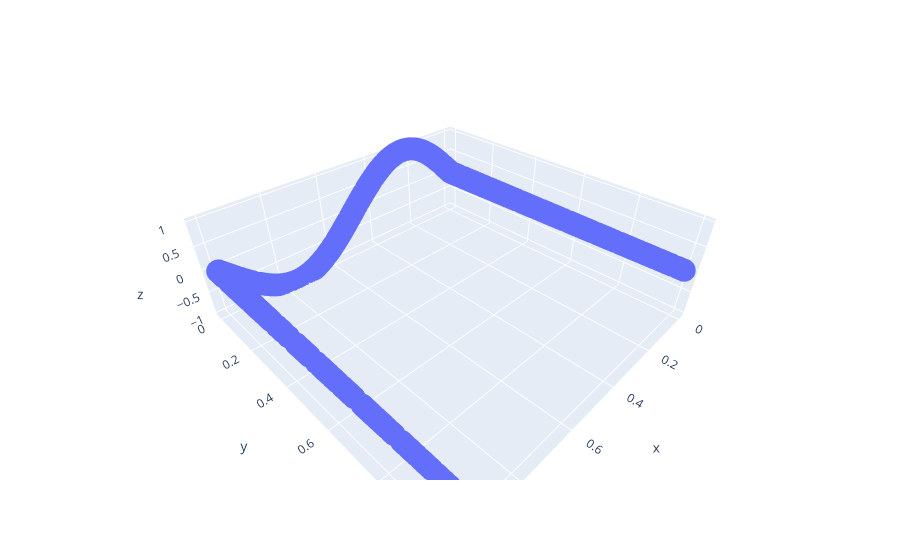

Notebook code for this chart:
### Markdown cell above
E uma vista em perspectiva apenas dos pontos do contorno, para ver se parece correto

### Code cell
# Vista em perspectiva
scatter_3d = px.scatter_3d(x=X_contorno[:,0].flatten(),y=X_contorno[:,1].flatten(),z=Y_contorno.flatten())
fig = go.Figure(scatter_3d)
fig.update_layout(scene=dict(aspectratio=dict(x=1.5, y=1.5, z=0.5)))
fig.show()

### Figure 1 — Plotly figure (JSON) as saved in the notebook; plotly's stock layout.template omitted (floating-point values rounded to 4 significant figures; data arrays with more than 128 entries replaced by an {"elided": "..."} marker saying what was removed)
{"data": [{"hovertemplate": "x=%{x}<br>y=%{y}<br>z=%{z}<extra></extra>", "legendgroup": "", "marker": {"color": "#636efa", "symbol": "circle"}, "mode": "markers", "name": "", "scene": "scene", "showlegend": false, "type": "scatter3d", "x": {"elided": "600 float values"}, "y": {"elided": "600 float values"}, "z": {"elided": "600 float values"}}], "layout": {"legend": {"tracegroupgap": 0}, "margin": {"t": 60}, "scene": {"aspectratio": {"x": 1.5, "y": 1.5, "z": 0.5}, "domain": {"x": [0, 1], "y": [0, 1]}, "xaxis": {"title": {"text": "x"}}, "yaxis": {"title": {"text": "y"}}, "zaxis": {"title": {"text": "z"}}}}}
